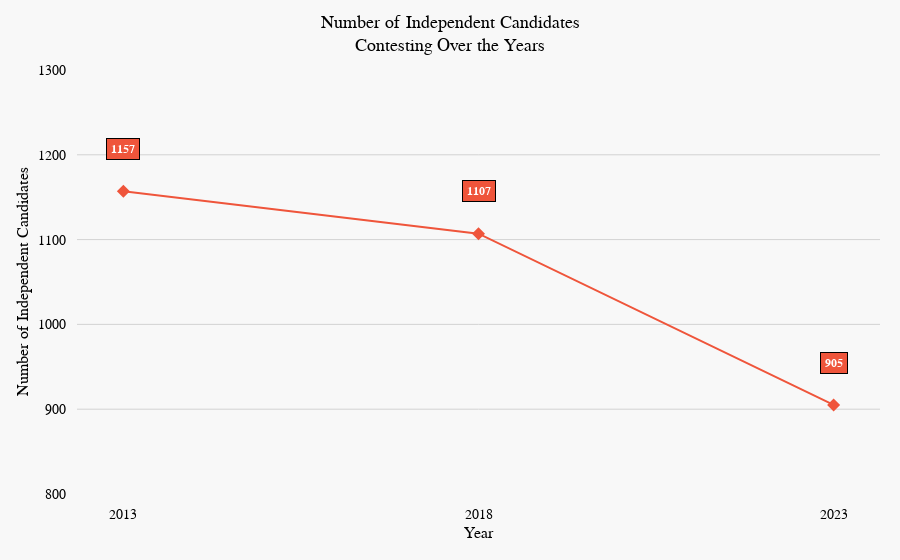

This figure's notebook cell:
### Code cell
fig  = go.Figure()

fig.add_trace(go.Scatter(
        x=independent_counts_df['Year'],
        y=independent_counts_df['Number of Independent Candidates'],
        mode='lines+markers',
        marker_symbol='diamond',
        marker=dict(size=10, color=px.colors.qualitative.Plotly[1]),
        line=dict(color=px.colors.qualitative.Plotly[1]),
        hoverinfo='none',  # Disable hover
        showlegend=False,
))

for idx, row in independent_counts_df.iterrows():
        fig.add_annotation(
                x=row['Year'],
                y=row['Number of Independent Candidates'] + 50,
                text=f"<b>{row['Number of Independent Candidates']}</b>",
                showarrow=False,
                font=dict(color='white', family="Cambria", size=12),
                bgcolor=px.colors.qualitative.Plotly[1],
                xanchor='center',
                yanchor='middle',
                bordercolor='black',
                borderwidth=1,
                borderpad=4,
        )

# Update layout as per your settings
fig.update_layout(
    xaxis_title="Year",
    yaxis_title="Number of Independent Candidates",
    xaxis=dict(
        tickvals=independent_counts_df['Year'].unique(), 
        tickfont=dict(family="Cambria", size=14, color="black"),
        titlefont=dict(family="Cambria", size=16, color="black"),
        fixedrange=True,
        showgrid=False,
    ),
    yaxis=dict(
        range=[800, 1300],
        tickvals=[800, 900, 1000, 1100, 1200, 1300],
        tickfont=dict(family="Cambria", size=14, color="black"),
        titlefont=dict(family="Cambria", size=16, color="black"),
        fixedrange=True,
        showgrid=True,
        zeroline=True,
        gridcolor='lightgrey',
    ),
    title=dict(
        font=dict(family="Cambria", size=18, color="black"),
        text="Number of Independent Candidates<br>Contesting Over the Years",
        xanchor="center",
        x=0.5,
        yanchor="top",
        y=0.95
    ),
    autosize=True,
    dragmode=False,
    plot_bgcolor="#f8f8f8",
    paper_bgcolor="#f8f8f8",
    margin=dict(pad=10, t=70, b=20, l=20, r=20),
    legend_itemclick=False,
    legend_itemdoubleclick=False,
    hovermode=False  # Disable hover globally
)

pio.write_json(fig, "plots/independent_candidates.json")
fig

### Figure 1 — Plotly figure (JSON) as saved in the notebook; plotly's stock layout.template omitted (floating-point values rounded to 4 significant figures)
{"data": [{"hoverinfo": "none", "line": {"color": "#EF553B"}, "marker": {"color": "#EF553B", "size": 10, "symbol": "diamond"}, "mode": "lines+markers", "showlegend": false, "type": "scatter", "x": [2013, 2018, 2023], "y": [1157, 1107, 905]}], "layout": {"annotations": [{"bgcolor": "#EF553B", "bordercolor": "black", "borderpad": 4, "borderwidth": 1, "font": {"color": "white", "family": "Cambria", "size": 12}, "showarrow": false, "text": "<b>1157</b>", "x": 2013, "xanchor": "center", "y": 1207, "yanchor": "middle"}, {"bgcolor": "#EF553B", "bordercolor": "black", "borderpad": 4, "borderwidth": 1, "font": {"color": "white", "family": "Cambria", "size": 12}, "showarrow": false, "text": "<b>1107</b>", "x": 2018, "xanchor": "center", "y": 1157, "yanchor": "middle"}, {"bgcolor": "#EF553B", "bordercolor": "black", "borderpad": 4, "borderwidth": 1, "font": {"color": "white", "family": "Cambria", "size": 12}, "showarrow": false, "text": "<b>905</b>", "x": 2023, "xanchor": "center", "y": 955, "yanchor": "middle"}], "autosize": true, "dragmode": false, "hovermode": false, "legend": {"itemclick": false, "itemdoubleclick": false}, "margin": {"b": 20, "l": 20, "pad": 10, "r": 20, "t": 70}, "paper_bgcolor": "#f8f8f8", "plot_bgcolor": "#f8f8f8", "title": {"font": {"color": "black", "family": "Cambria", "size": 18}, "text": "Number of Independent Candidates<br>Contesting Over the Years", "x": 0.5, "xanchor": "center", "y": 0.95, "yanchor": "top"}, "xaxis": {"fixedrange": true, "showgrid": false, "tickfont": {"color": "black", "family": "Cambria", "size": 14}, "tickvals": [2013, 2018, 2023], "title": {"font": {"color": "black", "family": "Cambria", "size": 16}, "text": "Year"}}, "yaxis": {"fixedrange": true, "gridcolor": "lightgrey", "range": [800, 1300], "showgrid": true, "tickfont": {"color": "black", "family": "Cambria", "size": 14}, "tickvals": [800, 900, 1000, 1100, 1200, 1300], "title": {"font": {"color": "black", "family": "Cambria", "size": 16}, "text": "Number of Independent Candidates"}, "zeroline": true}}}
